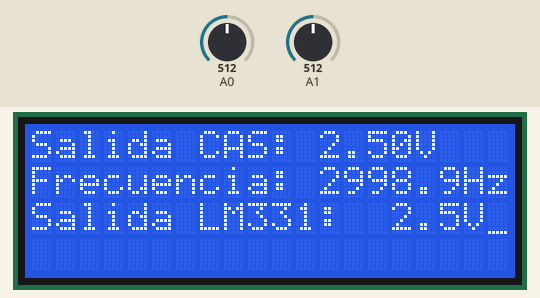
This sketch was run on a simulated Arduino Uno, built with avr-gcc and run on an emulated ATmega328P. Parts: 20×4 character LCD. The inputs (shaded band) are chosen by the test bench; at power-on: A0 = 512, A1 = 512.

Above: at 1.7 s.
1.8 s: A0 set to 716
3.6 s: A1 set to 716
At 4.8 s:
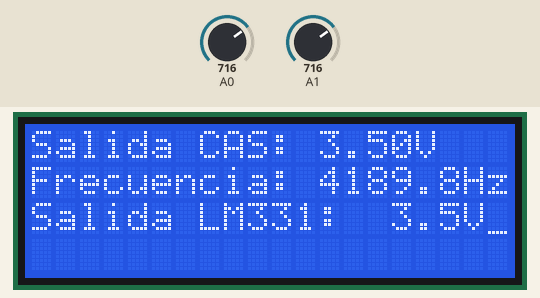
5.1 s: A0 set to 900
At 6.1 s:
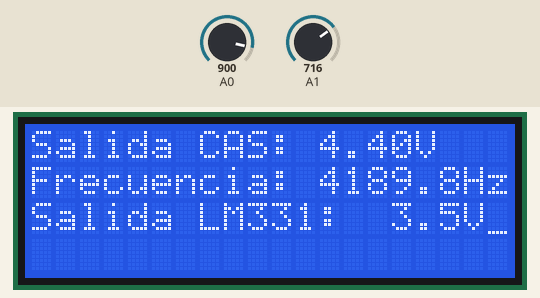
6.6 s: A1 set to 900
At 7.1 s:
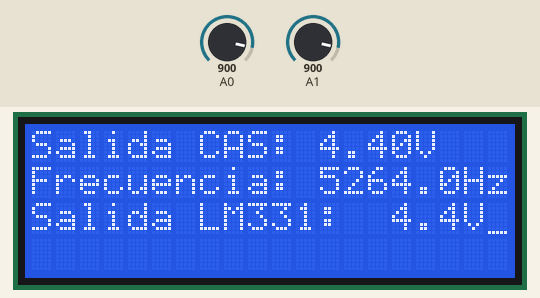
8.1 s: A0 set to 1023
At 9.3 s:
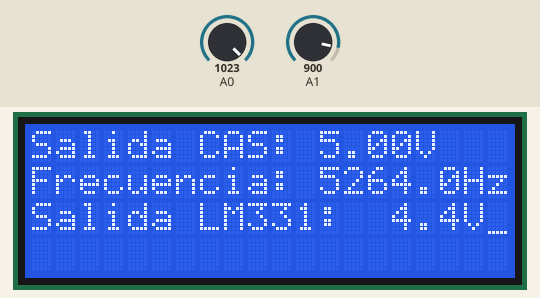
9.7 s: A1 set to 1023
At 10.3 s:
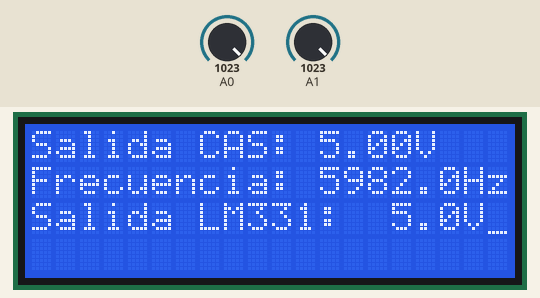
Timing chart, 0 to 12.2 s (numbered marks = the images above; inputs shaded):
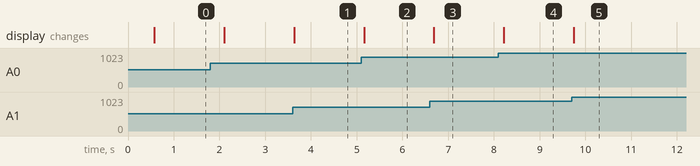

The sketch:

Prueba.ino
```cpp
 #include <LiquidCrystal.h>

 LiquidCrystal lcd(10, 9, 8, 5, 4, 3, 2); //(RS, RW, E, D4,D5, D6, D7)

 //Variables
 float analogValue;
 float analogValue2;
 float CAS;
 float frequencyVoltage;
 float frequency;

 void setup(){
    Serial.begin(9600);
    lcd.noCursor();
    delay(500);
    lcd.begin(20, 4);
 }

 void loop(){
    analogValue = analogRead(A0); //Lee la salida del CAS
    analogValue2 = analogRead(A1); //Lee la salida del LM331

    CAS = analogValue*(5.0/1023.0); //Voltaje de salida del CAS
    frequencyVoltage = analogValue2*(5.0/1023.0); //Votlaje de salida del convertidor LM331
    frequency = (frequencyVoltage*(0.17)*(1.0/2.09)*(1/(6.81*pow(10,-5))))+10.0; //Frecuencia de oscilación del NE555

    lcd.setCursor(0, 0); //Posición del renglón
    lcd.print("Salida CAS:"); //Mensaje
    lcd.setCursor(12 ,0); //Posición del cursor
    lcd.print(CAS); //Imprimir valor
    lcd.setCursor(16,0); //Posición del cursor
    lcd.print("V"); //Mensaje

    lcd.setCursor(0,1); //Posición del renglón
    lcd.print("Frecuencia:"); //Mensaje
    lcd.setCursor(12,1); //Posición del cursor
    lcd.print(frequency); //Imprimir valor
    lcd.setCursor(18,1); //Posición del cursor
    lcd.print("Hz"); //Mensaje

    lcd.setCursor(0,2); //Posición del renglón
    lcd.print("Salida LM331:"); //Mensaje
    lcd.setCursor(15,2); //Posición del cursor
    lcd.print(frequencyVoltage); //Imprimir valor
    lcd.setCursor(18,2); //Posición del cursor
    lcd.print("V"); //Mensaje

    lcd.cursor();
    delay(500);
 }
```

Measured:
- after the input at 3.6 s, the display: changes at once (image 1)
- after the input at 5.1 s, the display: changes after 0.06 s (image 2)
- after the input at 6.6 s, the display: changes after 0.09 s (image 3)
- after the input at 8.1 s, the display: changes after 0.12 s (image 4)
- after the input at 9.7 s, the display: changes after 0.05 s (image 5)
